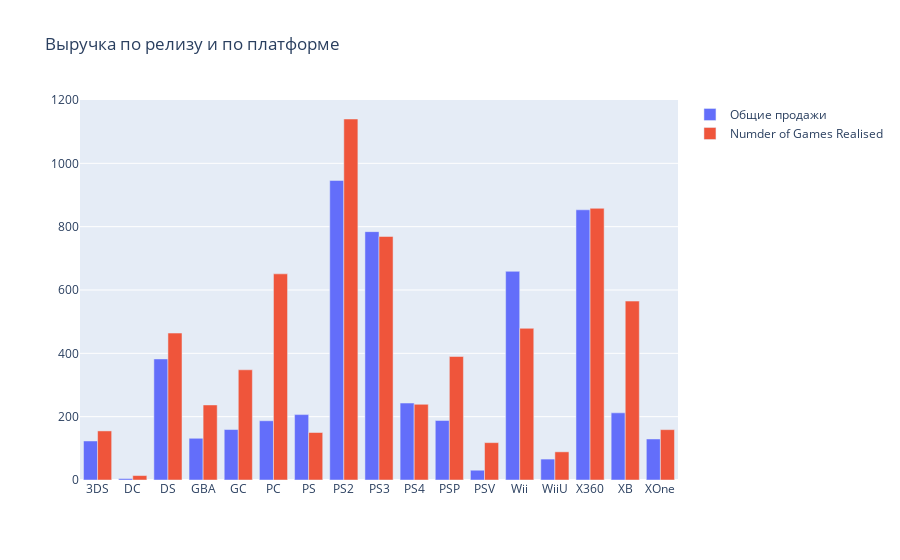

This figure's notebook cell:
### Code cell
#Гистограмма несортированная
fig = go.Figure(data = data, layout = layout)
iplot(fig, show_link = False);

### Figure 1 — Plotly figure (JSON) as saved in the notebook; plotly's stock layout.template omitted (floating-point values rounded to 4 significant figures)
{"data": [{"name": "Общие продажи", "type": "bar", "x": ["3DS", "DC", "DS", "GBA", "GC", "PC", "PS", "PS2", "PS3", "PS4", "PSP", "PSV", "Wii", "WiiU", "X360", "XB", "XOne"], "y": [123.2, 4.55, 382.3, 131.8, 159.4, 187.1, 206.6, 946.0, 784.3, 243.0, 187.9, 30.88, 659.0, 66.08, 853.3, 212.1, 129.6]}, {"name": "Numder of Games Realised", "type": "bar", "x": ["3DS", "DC", "DS", "GBA", "GC", "PC", "PS", "PS2", "PS3", "PS4", "PSP", "PSV", "Wii", "WiiU", "X360", "XB", "XOne"], "y": [155, 14, 464, 237, 348, 651, 150, 1140, 769, 239, 390, 118, 479, 89, 858, 565, 159]}], "layout": {"title": {"text": "Выручка по релизу и по платформе"}}}
